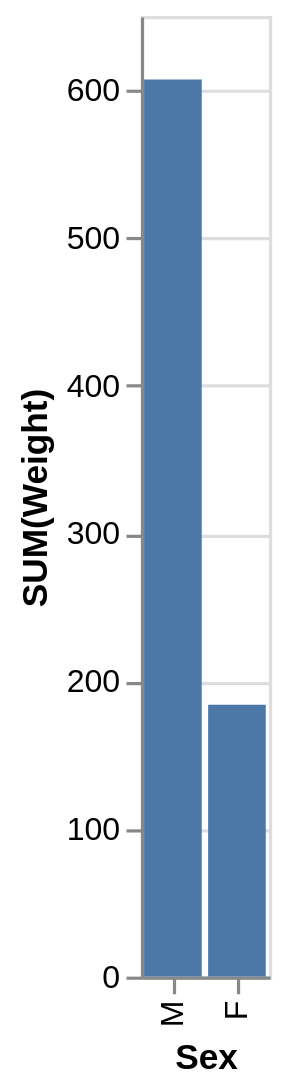

Here is the Vega-Lite specification saved for this chart:
### Vega-Lite specification from a JSON file in a GitHub repository (floating-point values rounded to 4 significant figures)
{"data": {"values": [{"x_data": "M", "y_data": 607}, {"x_data": "F", "y_data": 184}]}, "mark": "bar", "encoding": {"x": {"field": "x_data", "type": "nominal", "title": "Sex", "sort": {"op": "sum", "field": "y_data", "order": "descending"}}, "y": {"field": "y_data", "type": "quantitative", "title": "SUM(Weight)"}}}
